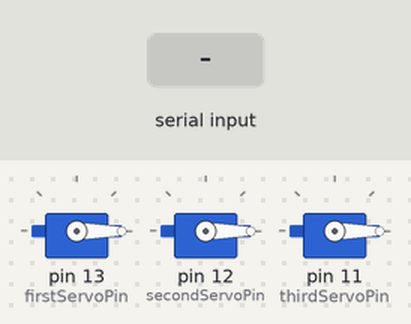
A sketch run on a simulated Arduino Uno, built with avr-gcc and run on an emulated ATmega328P. On the bench: 3 × servo. Inputs (shaded band) come from the test bench.

Above: at 1.2 s.
1.3 s: "1" received over Serial
At 1.6 s:
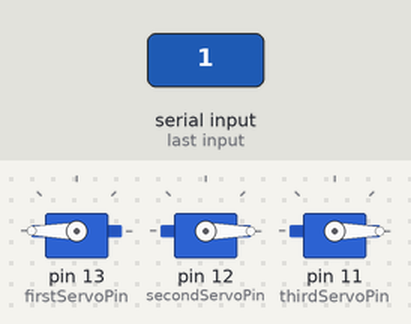
2.8 s: "2" received over Serial
At 3.9 s:
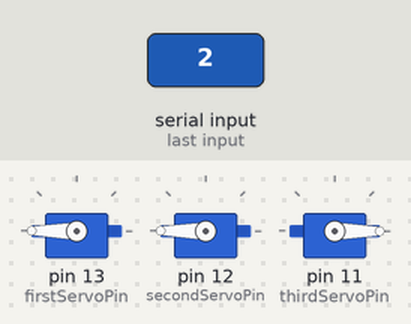
4.3 s: "3" received over Serial
At 5.1 s:
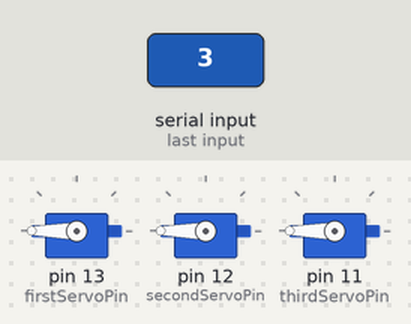
Timing chart, 0 to 7.3 s (numbered marks = the images above; inputs shaded):
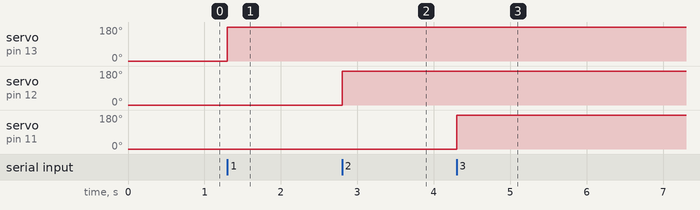

The sketch:

arduino.ino
```cpp
#include <Servo.h>

Servo servo1;
Servo servo2;
Servo servo3;
int anguloInicial = 0;  // Angulo inicial del servo

int firstServoPin = 13;  //diablo
int secondServoPin = 12; //mantequilla
int thirdServoPin = 11; //picnic
int state = 0;

void setup() {
    servo1.attach(firstServoPin);
    servo2.attach(secondServoPin);
    servo3.attach(thirdServoPin);

    servo1.write(anguloInicial);
    servo2.write(anguloInicial);
    servo3.write(anguloInicial);

    Serial.begin(9600);
}

void loop() {

  if(Serial.available() > 0){
    state = Serial.read();
  }

  //diablo
  if (state == '1') {
    servo1.write(180);
    state = 0;
  }
  //mantequilla
  else if (state == '2') {
    servo2.write(180);
    state = 0;
  }
  //picnic
  else if (state == '3') {
    servo3.write(180);
    state = 0;
  }

}
```

Measured:
- after the input at 1.3 s, servo on pin 13 (firstServoPin): 0° → 180° at once
- after the input at 2.8 s, servo on pin 12 (secondServoPin): 0° → 180° at once
- after the input at 4.3 s, servo on pin 11 (thirdServoPin): 0° → 180° at once
